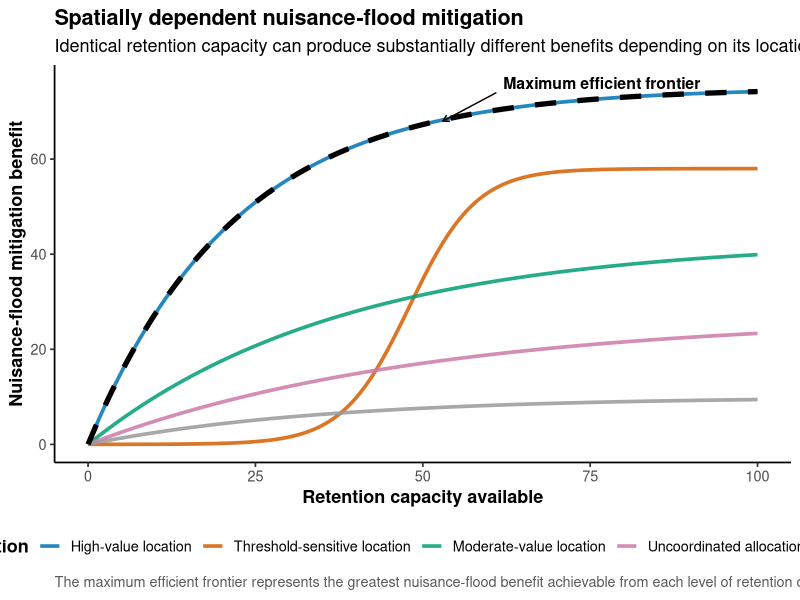

Reproduce this figure in R.
library(tidyverse)

# Total retention capacity available across the catchment
capacity <- seq(0, 100, by = 0.5)

benefit_data <- tibble(
  retention_capacity = capacity,
  
  # Capacity placed in locations that strongly control nuisance flooding.
  # Large early benefits, followed by diminishing returns.
  high_value_location =
    75 * (1 - exp(-capacity / 22)),
  
  # Capacity initially has little effect, but eventually crosses a
  # hydraulic threshold and produces a substantial benefit.
  threshold_location =
    58 / (1 + exp(-(capacity - 48) / 5)),
  
  # Moderate but relatively inefficient spatial allocation.
  moderate_location =
    43 * (1 - exp(-capacity / 38)),
  
  # Storage placed in a location with little influence on the
  # nuisance-flooding problem.
  low_value_location =
    10 * (1 - exp(-capacity / 35)),
  
  # Poorly coordinated distributed capacity.
  uncoordinated =
    27 * (1 - exp(-capacity / 50))
) |>
  pivot_longer(
    cols = -retention_capacity,
    names_to = "allocation",
    values_to = "flood_benefit"
  ) |>
  mutate(
    allocation = factor(
      allocation,
      levels = c(
        "high_value_location",
        "threshold_location",
        "moderate_location",
        "uncoordinated",
        "low_value_location"
      ),
      labels = c(
        "High-value location",
        "Threshold-sensitive location",
        "Moderate-value location",
        "Uncoordinated allocation",
        "Low-value location"
      )
    )
  )

# Upper envelope: the maximum benefit available at each capacity
efficient_frontier <- benefit_data |>
  group_by(retention_capacity) |>
  summarise(
    flood_benefit = max(flood_benefit),
    .groups = "drop"
  )

ggplot(
  benefit_data,
  aes(
    x = retention_capacity,
    y = flood_benefit,
    colour = allocation
  )
) +
  geom_line(
    linewidth = 1.25,
    alpha = 0.85
  ) +
  
  # Efficient frontier shown as a thicker black dashed line
  geom_line(
    data = efficient_frontier,
    aes(
      x = retention_capacity,
      y = flood_benefit
    ),
    inherit.aes = FALSE,
    colour = "black",
    linewidth = 1.8,
    linetype = "dashed"
  ) +
  
  scale_colour_manual(
    values = c(
      "High-value location"          = "#0072B2",
      "Threshold-sensitive location" = "#D55E00",
      "Moderate-value location"      = "#009E73",
      "Uncoordinated allocation"     = "#CC79A7",
      "Low-value location"           = "#999999"
    )
  ) +
  
  annotate(
    "text",
    x = 62,
    y = 76,
    label = "Maximum efficient frontier",
    hjust = 0,
    fontface = "bold",
    size = 4
  ) +
  
  annotate(
    "segment",
    x = 61,
    xend = 53,
    y = 74,
    yend = 68,
    arrow = arrow(length = unit(0.18, "cm"))
  ) +
  
  labs(
    x = "Retention capacity available",
    y = "Nuisance-flood mitigation benefit",
    colour = "Spatial allocation",
    title = "Spatially dependent nuisance-flood mitigation",
    subtitle = paste(
      "Identical retention capacity can produce substantially different",
      "benefits depending on its location and coordination"
    ),
    caption = paste(
      "The maximum efficient frontier represents the greatest nuisance-flood",
      "benefit achievable from each level of retention capacity."
    )
  ) +
  
  theme_classic(base_size = 13) +
  
  theme(
    legend.position = "bottom",
    legend.title = element_text(face = "bold"),
    plot.title = element_text(face = "bold"),
    axis.title = element_text(face = "bold"),
    plot.caption = element_text(
      hjust = 0,
      colour = "grey35"
    )
  )
